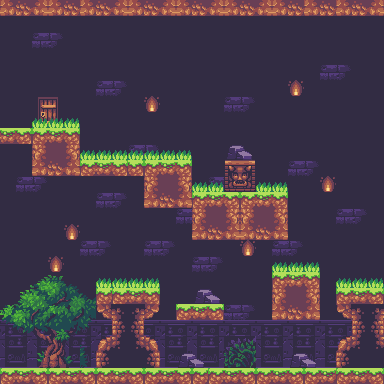

Rendered tile map (Tiled .tmx) drawn with the repository's tilesets; below, a short description and the full map source, tile grids included:
An orthogonal 24x24 tile map with 16x16 px tiles, 5 tile layers (Background, Background 2, Platforms, Exit, ...), 2 tilesets.

<map version="1.2" tiledversion="1.2.4" orientation="orthogonal" renderorder="right-down" width="24" height="24" tilewidth="16" tileheight="16" infinite="0" nextlayerid="10" nextobjectid="1">
 <tileset firstgid="1" name="landscape-tileset" tilewidth="16" tileheight="16" tilecount="165" columns="15">
  <image source="landscape-tileset.png" width="240" height="176" />
 </tileset>
 <tileset firstgid="166" name="props-tileset" tilewidth="16" tileheight="16" tilecount="120" columns="6">
  <image source="props-tileset.png" width="96" height="320" />
 </tileset>
 <layer id="5" name="Background" width="24" height="24">
  <data encoding="csv">
51,51,51,51,51,51,51,51,51,51,51,51,51,51,51,51,51,51,51,51,51,51,51,51,
51,51,51,51,51,51,51,51,51,51,51,51,51,51,51,51,51,51,51,51,51,51,51,51,
51,51,51,51,51,51,51,51,51,51,51,51,51,51,51,51,51,51,51,51,51,51,51,51,
51,51,51,51,51,51,51,51,51,51,51,51,51,51,51,51,51,51,51,51,51,51,51,51,
51,51,51,51,51,51,51,51,51,51,51,51,51,51,51,51,51,51,51,51,51,51,51,51,
51,51,51,51,51,51,51,51,51,51,51,51,51,51,51,51,51,51,51,51,51,51,51,51,
51,51,51,51,51,51,51,51,51,51,51,51,51,51,51,51,51,51,51,51,51,51,51,51,
51,51,51,51,51,51,51,51,51,51,51,51,51,51,51,51,51,51,51,51,51,51,51,51,
51,51,51,51,51,51,51,51,51,51,51,51,51,51,51,51,51,51,51,51,51,51,51,51,
51,51,51,51,51,51,51,51,58,59,51,51,51,51,51,51,51,51,51,51,51,51,51,51,
51,51,51,51,51,58,59,51,51,51,51,51,51,51,51,51,51,51,51,51,51,51,51,51,
51,58,59,51,51,51,51,51,51,51,51,51,51,58,59,51,51,51,51,51,51,51,51,51,
51,51,51,51,51,51,51,51,51,51,51,51,51,51,51,51,51,51,51,51,51,51,51,51,
51,51,51,51,51,51,51,51,51,51,51,58,59,51,51,51,51,51,51,51,51,51,51,51,
51,51,51,51,51,51,51,51,51,51,51,51,51,51,51,51,51,51,51,51,51,51,51,51,
51,51,51,51,51,58,59,51,51,58,59,51,51,51,51,51,51,51,51,51,51,51,51,51,
51,51,51,51,51,51,51,51,51,51,51,51,58,59,51,51,51,51,51,51,51,51,51,51,
51,51,51,51,51,51,51,51,51,51,51,51,51,51,51,51,51,51,51,51,51,51,51,51,
51,51,58,59,51,51,51,51,51,51,51,51,51,51,51,51,51,51,51,51,51,51,51,51,
51,51,51,51,51,51,51,51,51,51,51,51,51,51,58,59,51,51,51,51,51,51,51,51,
97,98,97,98,97,98,97,98,97,98,97,98,97,98,97,98,51,51,51,51,97,98,97,98,
112,113,112,113,112,113,112,113,112,113,112,113,112,113,112,113,51,51,51,51,112,113,112,113,
127,128,127,128,127,128,127,128,127,128,127,128,127,128,127,128,51,51,51,51,127,128,127,128,
51,51,51,51,51,51,51,51,51,51,51,51,51,51,51,51,51,51,51,51,51,51,51,51
</data>
 </layer>
 <layer id="6" name="Background 2" width="24" height="24">
  <data encoding="csv">
0,0,0,0,0,0,0,0,0,0,0,0,0,0,0,0,0,0,0,0,0,0,0,0,
0,0,0,0,0,0,0,0,0,0,0,0,0,0,0,0,0,0,0,0,0,0,0,0,
0,0,58,59,0,0,0,0,0,0,0,0,0,0,0,0,0,0,0,0,0,0,0,0,
0,0,0,0,0,0,0,0,0,0,0,0,0,0,0,0,0,0,0,0,0,0,0,0,
0,0,0,0,0,0,0,0,0,0,0,0,0,0,0,0,0,0,0,0,58,59,0,0,
0,0,0,0,0,0,58,59,0,0,0,0,0,0,0,0,0,0,111,0,0,0,0,0,
0,0,0,0,0,0,0,0,0,111,0,0,0,0,58,59,0,0,0,0,0,0,0,0,
0,0,0,0,0,0,0,0,0,0,0,0,0,0,0,0,0,0,0,0,0,0,0,0,
0,0,81,82,81,0,0,0,0,0,0,0,0,0,0,0,0,0,0,0,0,0,0,0,
0,0,16,17,18,0,0,0,0,0,0,0,0,0,0,0,0,0,0,0,0,0,0,0,
0,0,31,32,33,0,0,0,0,0,0,0,0,0,0,0,0,0,58,59,0,0,0,0,
0,0,0,0,0,0,0,0,0,16,17,18,0,0,0,0,0,0,0,0,111,0,0,0,
0,0,0,0,0,0,58,59,0,31,32,33,0,0,0,0,0,0,0,0,0,0,0,0,
0,0,0,0,0,0,0,0,0,0,0,0,16,17,18,16,17,18,0,0,0,58,59,0,
0,0,0,0,111,0,0,0,0,0,0,0,31,32,33,31,32,33,0,0,0,0,0,0,
0,0,0,0,0,0,0,0,0,0,0,0,0,0,0,111,0,58,59,0,0,0,0,0,
0,0,0,111,0,0,0,0,0,0,0,0,0,0,0,0,0,0,0,0,0,0,0,0,
208,209,210,211,212,213,51,51,51,0,0,0,0,0,0,0,0,0,0,0,0,0,0,0,
214,215,216,217,218,219,0,0,0,0,0,0,0,0,0,0,0,16,17,18,0,0,0,0,
220,221,222,223,224,225,106,107,108,109,0,0,0,0,0,0,0,31,32,33,0,106,107,108,
226,227,228,229,230,231,121,122,123,124,0,0,0,0,0,0,97,98,97,98,97,121,122,123,
232,233,234,235,236,237,136,137,138,139,0,0,0,0,115,116,112,113,112,113,112,136,137,138,
238,239,240,241,242,243,151,152,153,154,0,0,0,0,130,131,127,128,127,128,127,151,152,153,
0,0,0,0,0,0,0,0,0,0,0,0,0,0,0,0,0,0,0,0,0,0,0,0
</data>
 </layer>
 <layer id="7" name="Platforms" width="24" height="24">
  <data encoding="csv">
31,32,33,31,32,31,32,33,31,32,33,31,32,33,31,32,33,31,32,31,32,31,32,33,
0,0,0,0,0,0,0,0,0,0,0,0,0,0,0,0,0,0,0,0,0,0,0,0,
0,0,0,0,0,0,0,0,0,0,0,0,0,0,0,0,0,0,0,0,0,0,0,0,
0,0,0,0,0,0,0,0,0,0,0,0,0,0,0,0,0,0,0,0,0,0,0,0,
0,0,0,0,0,0,0,0,0,0,0,0,0,0,0,0,0,0,0,0,0,0,0,0,
0,0,0,0,0,0,0,0,0,0,0,0,0,0,0,0,0,0,0,0,0,0,0,0,
0,0,0,0,0,0,0,0,0,0,0,0,0,0,0,0,0,0,0,0,0,0,0,0,
0,0,0,0,0,0,0,0,0,0,0,0,0,0,0,0,0,0,0,0,0,0,0,0,
2,3,1,2,3,0,0,0,0,0,0,0,0,0,0,0,0,0,0,0,0,0,0,0,
0,0,0,0,0,0,0,0,0,0,0,0,0,0,0,0,0,0,0,0,0,0,0,0,
0,0,0,0,0,1,2,3,3,1,2,3,0,0,0,0,0,0,0,0,0,0,0,0,
0,0,0,0,0,0,0,0,0,0,0,0,0,0,0,0,0,0,0,0,0,0,0,0,
0,0,0,0,0,0,0,0,0,0,0,0,1,2,3,1,2,3,0,0,0,0,0,0,
0,0,0,0,0,0,0,0,0,0,0,0,0,0,0,0,0,0,0,0,0,0,0,0,
0,0,0,0,0,0,0,0,0,0,0,0,0,0,0,0,0,0,0,0,0,0,0,0,
0,0,0,0,0,0,0,0,0,0,0,0,0,0,0,0,0,0,0,0,0,0,0,0,
0,0,0,0,0,0,0,0,0,0,0,0,0,0,0,0,0,0,0,0,0,0,0,0,
0,0,0,0,0,0,0,0,0,0,0,0,0,0,0,0,0,1,2,3,0,0,0,0,
0,0,0,0,0,0,1,1,2,3,0,0,0,0,0,0,0,0,0,0,0,1,2,3,
0,0,0,0,0,0,0,0,0,0,0,1,2,3,0,0,0,0,0,0,0,0,0,0,
0,0,0,0,0,0,0,0,0,0,0,0,0,0,0,0,0,0,0,0,0,0,0,0,
0,0,0,0,0,0,0,0,0,0,0,0,0,0,0,0,0,0,0,0,0,0,0,0,
0,0,0,0,0,0,0,0,0,0,0,0,0,0,0,0,0,0,0,0,0,0,0,0,
1,2,3,1,2,3,1,2,3,1,2,3,1,1,2,3,1,2,3,1,2,1,2,3
</data>
 </layer>
 <layer id="9" name="Exit" width="24" height="24">
  <data encoding="csv">
0,0,0,0,0,0,0,0,0,0,0,0,0,0,0,0,0,0,0,0,0,0,0,0,
0,0,0,0,0,0,0,0,0,0,0,0,0,0,0,0,0,0,0,0,0,0,0,0,
0,0,0,0,0,0,0,0,0,0,0,0,0,0,0,0,0,0,0,0,0,0,0,0,
0,0,0,0,0,0,0,0,0,0,0,0,0,0,0,0,0,0,0,0,0,0,0,0,
0,0,0,0,0,0,0,0,0,0,0,0,0,0,0,0,0,0,0,0,0,0,0,0,
0,0,0,0,0,0,0,0,0,0,0,0,0,0,0,0,0,0,0,0,0,0,0,0,
0,0,200,201,0,0,0,0,0,0,0,0,0,0,0,0,0,0,0,0,0,0,0,0,
0,0,206,207,0,0,0,0,0,0,0,0,0,0,0,0,0,0,0,0,0,0,0,0,
0,0,0,0,0,0,0,0,0,0,0,0,0,0,0,0,0,0,0,0,0,0,0,0,
0,0,0,0,0,0,0,0,0,0,0,0,0,0,0,0,0,0,0,0,0,0,0,0,
0,0,0,0,0,0,0,0,0,0,0,0,0,0,0,0,0,0,0,0,0,0,0,0,
0,0,0,0,0,0,0,0,0,0,0,0,0,0,0,0,0,0,0,0,0,0,0,0,
0,0,0,0,0,0,0,0,0,0,0,0,0,0,0,0,0,0,0,0,0,0,0,0,
0,0,0,0,0,0,0,0,0,0,0,0,0,0,0,0,0,0,0,0,0,0,0,0,
0,0,0,0,0,0,0,0,0,0,0,0,0,0,0,0,0,0,0,0,0,0,0,0,
0,0,0,0,0,0,0,0,0,0,0,0,0,0,0,0,0,0,0,0,0,0,0,0,
0,0,0,0,0,0,0,0,0,0,0,0,0,0,0,0,0,0,0,0,0,0,0,0,
0,0,0,0,0,0,0,0,0,0,0,0,0,0,0,0,0,0,0,0,0,0,0,0,
0,0,0,0,0,0,0,0,0,0,0,0,0,0,0,0,0,0,0,0,0,0,0,0,
0,0,0,0,0,0,0,0,0,0,0,0,0,0,0,0,0,0,0,0,0,0,0,0,
0,0,0,0,0,0,0,0,0,0,0,0,0,0,0,0,0,0,0,0,0,0,0,0,
0,0,0,0,0,0,0,0,0,0,0,0,0,0,0,0,0,0,0,0,0,0,0,0,
0,0,0,0,0,0,0,0,0,0,0,0,0,0,0,0,0,0,0,0,0,0,0,0,
0,0,0,0,0,0,0,0,0,0,0,0,0,0,0,0,0,0,0,0,0,0,0,0
</data>
 </layer>
 <layer id="8" name="Foreground" width="24" height="24">
  <data encoding="csv">
0,0,0,0,0,0,0,0,0,0,0,0,0,0,0,0,0,0,0,0,0,0,0,0,
0,0,0,0,0,0,0,0,0,0,0,0,0,0,0,0,0,0,0,0,0,0,0,0,
0,0,0,0,0,0,0,0,0,0,0,0,0,0,0,0,0,0,0,0,0,0,0,0,
0,0,0,0,0,0,0,0,0,0,0,0,0,0,0,0,0,0,0,0,0,0,0,0,
0,0,0,0,0,0,0,0,0,0,0,0,0,0,0,0,0,0,0,0,0,0,0,0,
0,0,0,0,0,0,0,0,0,0,0,0,0,0,0,0,0,0,0,0,0,0,0,0,
0,0,0,0,0,0,0,0,0,0,0,0,0,0,0,0,0,0,0,0,0,0,0,0,
0,0,46,46,46,0,0,0,0,0,0,0,0,0,0,0,0,0,0,0,0,0,0,0,
0,0,0,0,0,0,0,0,0,0,0,0,0,0,0,0,0,0,0,0,0,0,0,0,
0,0,0,0,0,46,46,46,46,46,46,46,0,0,172,173,0,0,0,0,0,0,0,0,
0,0,0,0,0,0,0,0,0,0,0,0,0,0,198,199,0,0,0,0,0,0,0,0,
0,0,0,0,0,0,0,0,0,0,0,0,46,46,204,205,46,46,0,0,0,0,0,0,
0,0,0,0,0,0,0,0,0,0,0,0,0,0,0,0,0,0,0,0,0,0,0,0,
0,0,0,0,0,0,0,0,0,0,0,0,0,0,0,0,0,0,0,0,0,0,0,0,
0,0,0,0,0,0,0,0,0,0,0,0,0,0,0,0,0,0,0,0,0,0,0,0,
0,0,0,0,0,0,0,0,0,0,0,0,0,0,0,0,0,0,0,0,0,0,0,0,
0,0,0,0,0,0,0,0,0,0,0,0,0,0,0,0,0,46,46,46,0,0,0,0,
0,0,0,0,0,0,46,46,46,46,0,0,0,0,0,0,0,0,0,0,0,46,46,46,
0,0,0,0,0,0,0,0,0,0,0,0,172,173,0,0,0,0,0,0,0,0,0,0,
0,0,0,0,0,0,0,0,0,0,0,0,0,0,0,0,0,0,0,0,0,0,0,0,
0,0,0,0,0,0,0,0,0,0,0,0,0,0,0,0,0,0,0,0,0,0,0,0,
0,0,0,0,0,0,0,0,0,0,0,0,0,0,0,0,0,0,0,0,0,0,0,0,
0,0,0,0,0,0,0,0,0,0,0,172,173,0,0,0,0,0,172,173,0,0,0,0,
0,0,0,0,0,0,0,0,0,0,0,0,0,0,0,0,0,0,0,0,0,0,0,0
</data>
 </layer>
</map>
